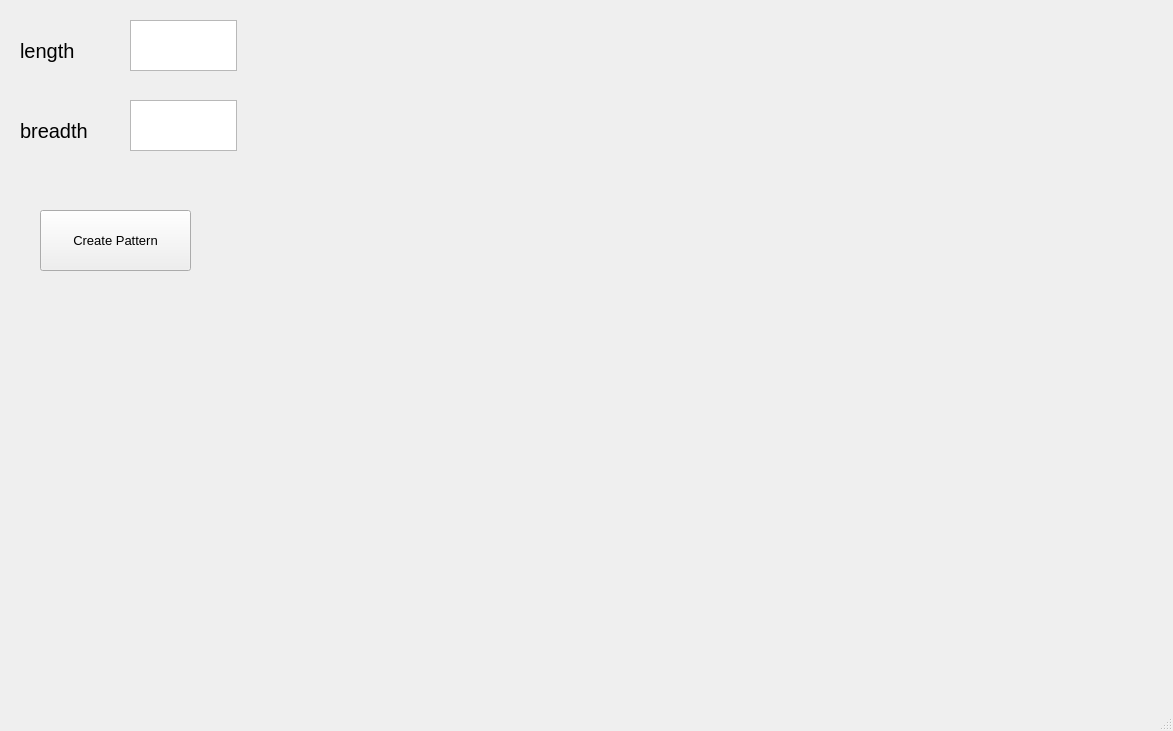
<?xml version="1.0" encoding="UTF-8"?>
<ui version="4.0">
 <class>MainWindow</class>
 <widget class="QMainWindow" name="MainWindow">
  <property name="geometry">
   <rect>
    <x>0</x>
    <y>0</y>
    <width>1173</width>
    <height>731</height>
   </rect>
  </property>
  <property name="windowTitle">
   <string>MainWindow</string>
  </property>
  <widget class="QWidget" name="centralwidget">
   <widget class="QTextEdit" name="textEdit">
    <property name="geometry">
     <rect>
      <x>130</x>
      <y>20</y>
      <width>107</width>
      <height>51</height>
     </rect>
    </property>
   </widget>
   <widget class="QTextEdit" name="textEdit_2">
    <property name="geometry">
     <rect>
      <x>130</x>
      <y>100</y>
      <width>107</width>
      <height>51</height>
     </rect>
    </property>
   </widget>
   <widget class="QLabel" name="label">
    <property name="geometry">
     <rect>
      <x>20</x>
      <y>30</y>
      <width>91</width>
      <height>41</height>
     </rect>
    </property>
    <property name="font">
     <font>
      <pointsize>15</pointsize>
     </font>
    </property>
    <property name="text">
     <string>length</string>
    </property>
   </widget>
   <widget class="QLabel" name="label_2">
    <property name="geometry">
     <rect>
      <x>20</x>
      <y>110</y>
      <width>101</width>
      <height>41</height>
     </rect>
    </property>
    <property name="font">
     <font>
      <pointsize>15</pointsize>
     </font>
    </property>
    <property name="text">
     <string>breadth</string>
    </property>
   </widget>
   <widget class="QPushButton" name="pushButton">
    <property name="geometry">
     <rect>
      <x>40</x>
      <y>210</y>
      <width>151</width>
      <height>61</height>
     </rect>
    </property>
    <property name="font">
     <font>
      <pointsize>10</pointsize>
     </font>
    </property>
    <property name="text">
     <string>Create Pattern</string>
    </property>
   </widget>
   <widget class="QLabel" name="label_3">
    <property name="geometry">
     <rect>
      <x>360</x>
      <y>50</y>
      <width>801</width>
      <height>551</height>
     </rect>
    </property>
    <property name="text">
     <string/>
    </property>
   </widget>
  </widget>
  <widget class="QMenuBar" name="menubar">
   <property name="geometry">
    <rect>
     <x>0</x>
     <y>0</y>
     <width>1173</width>
     <height>30</height>
    </rect>
   </property>
  </widget>
  <widget class="QStatusBar" name="statusbar"/>
 </widget>
 <resources/>
 <connections/>
</ui>
